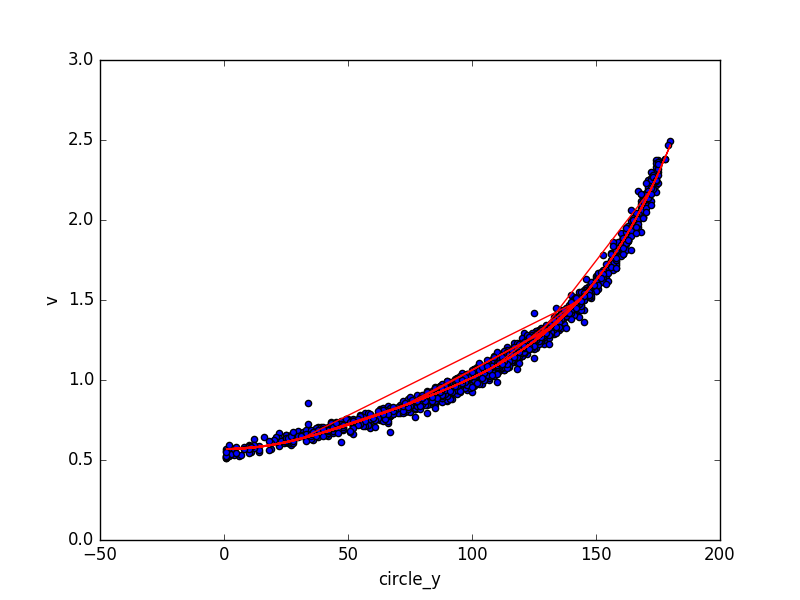

Write the Python code that produced this figure.
#!/usr/bin/env python
import sys
import pandas as pd
import matplotlib.pyplot as plt
from sklearn.linear_model import LinearRegression
from sklearn.preprocessing import PolynomialFeatures

df = pd.read_csv(sys.argv[1])

X = df[['circle_y']]
Y = df['v']
polynomial_features = PolynomialFeatures(degree=4)
X_poly = polynomial_features.fit_transform(X)
lr = LinearRegression()
lr.fit(X_poly, Y)
print('coef=', lr.coef_)
print('intercept=', lr.intercept_)

plt.scatter(X, Y)
plt.plot(X, lr.predict(polynomial_features.fit_transform(X)), color='red')
plt.xlabel('circle_y')
plt.ylabel('v')
plt.show()
